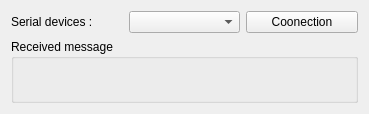
<?xml version="1.0" encoding="UTF-8"?>
<ui version="4.0">
 <class>Widget</class>
 <widget class="QWidget" name="Widget">
  <property name="geometry">
   <rect>
    <x>0</x>
    <y>0</y>
    <width>369</width>
    <height>114</height>
   </rect>
  </property>
  <property name="windowTitle">
   <string>Widget</string>
  </property>
  <layout class="QVBoxLayout" name="verticalLayout">
   <item>
    <layout class="QHBoxLayout" name="horizontalLayout_2">
     <item>
      <widget class="QLabel" name="label">
       <property name="text">
        <string>Serial devices : </string>
       </property>
      </widget>
     </item>
     <item>
      <widget class="QComboBox" name="comboBox"/>
     </item>
     <item>
      <widget class="QPushButton" name="connectionButton">
       <property name="text">
        <string>Coonection</string>
       </property>
      </widget>
     </item>
    </layout>
   </item>
   <item>
    <widget class="QGroupBox" name="groupBox">
     <property name="title">
      <string>Received message</string>
     </property>
     <layout class="QHBoxLayout" name="horizontalLayout">
      <item>
       <widget class="QLabel" name="receiveMsgLabel">
        <property name="text">
         <string/>
        </property>
       </widget>
      </item>
     </layout>
    </widget>
   </item>
  </layout>
 </widget>
 <layoutdefault spacing="6" margin="11"/>
 <resources/>
 <connections/>
</ui>
